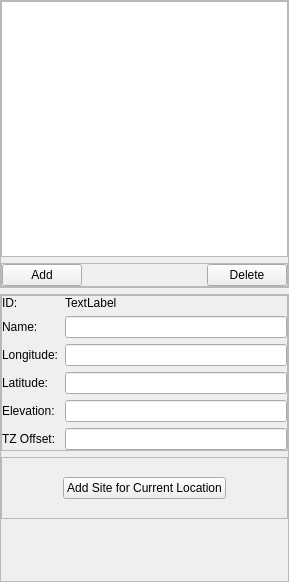
<?xml version="1.0" encoding="UTF-8"?>
<ui version="4.0">
 <class>SitesWidget</class>
 <widget class="QWidget" name="SitesWidget">
  <property name="geometry">
   <rect>
    <x>0</x>
    <y>0</y>
    <width>289</width>
    <height>582</height>
   </rect>
  </property>
  <property name="windowTitle">
   <string>Form</string>
  </property>
  <layout class="QVBoxLayout" name="verticalLayout_2">
   <property name="spacing">
    <number>-1</number>
   </property>
   <property name="margin">
    <number>0</number>
   </property>
   <item>
    <widget class="QFrame" name="listFrame">
     <property name="frameShape">
      <enum>QFrame::StyledPanel</enum>
     </property>
     <property name="frameShadow">
      <enum>QFrame::Raised</enum>
     </property>
     <layout class="QVBoxLayout" name="verticalLayout_9">
      <property name="spacing">
       <number>-1</number>
      </property>
      <property name="margin">
       <number>0</number>
      </property>
      <item>
       <widget class="QListView" name="sitesListView"/>
      </item>
      <item>
       <widget class="QFrame" name="frame_15">
        <property name="frameShape">
         <enum>QFrame::StyledPanel</enum>
        </property>
        <property name="frameShadow">
         <enum>QFrame::Raised</enum>
        </property>
        <layout class="QHBoxLayout" name="horizontalLayout_8">
         <property name="spacing">
          <number>0</number>
         </property>
         <property name="margin">
          <number>0</number>
         </property>
         <item>
          <widget class="QPushButton" name="addSiteButton">
           <property name="text">
            <string>Add</string>
           </property>
          </widget>
         </item>
         <item>
          <spacer name="horizontalSpacer_7">
           <property name="orientation">
            <enum>Qt::Horizontal</enum>
           </property>
           <property name="sizeHint" stdset="0">
            <size>
             <width>70</width>
             <height>20</height>
            </size>
           </property>
          </spacer>
         </item>
         <item>
          <widget class="QPushButton" name="deleteSiteButton">
           <property name="text">
            <string>Delete</string>
           </property>
          </widget>
         </item>
        </layout>
       </widget>
      </item>
     </layout>
    </widget>
   </item>
   <item>
    <widget class="QFrame" name="infoFrame">
     <property name="frameShape">
      <enum>QFrame::StyledPanel</enum>
     </property>
     <property name="frameShadow">
      <enum>QFrame::Raised</enum>
     </property>
     <layout class="QVBoxLayout" name="verticalLayout">
      <property name="spacing">
       <number>-1</number>
      </property>
      <property name="margin">
       <number>0</number>
      </property>
      <item>
       <widget class="QFrame" name="stackedWidget">
        <property name="frameShape">
         <enum>QFrame::StyledPanel</enum>
        </property>
        <property name="frameShadow">
         <enum>QFrame::Raised</enum>
        </property>
        <layout class="QFormLayout" name="formLayout">
         <property name="margin">
          <number>0</number>
         </property>
         <item row="0" column="0">
          <widget class="QLabel" name="label">
           <property name="text">
            <string>ID:</string>
           </property>
          </widget>
         </item>
         <item row="0" column="1">
          <widget class="QLabel" name="idLabel">
           <property name="text">
            <string>TextLabel</string>
           </property>
          </widget>
         </item>
         <item row="1" column="0">
          <widget class="QLabel" name="label_3">
           <property name="text">
            <string>Name:</string>
           </property>
          </widget>
         </item>
         <item row="1" column="1">
          <widget class="QLineEdit" name="nameLineEdit">
           <property name="sizePolicy">
            <sizepolicy hsizetype="Expanding" vsizetype="Fixed">
             <horstretch>0</horstretch>
             <verstretch>0</verstretch>
            </sizepolicy>
           </property>
          </widget>
         </item>
         <item row="2" column="0">
          <widget class="QLabel" name="label_4">
           <property name="text">
            <string>Longitude:</string>
           </property>
          </widget>
         </item>
         <item row="2" column="1">
          <widget class="QLineEdit" name="longitudeLineEdit"/>
         </item>
         <item row="3" column="0">
          <widget class="QLabel" name="label_5">
           <property name="text">
            <string>Latitude:</string>
           </property>
          </widget>
         </item>
         <item row="3" column="1">
          <widget class="QLineEdit" name="latitudeLineEdit"/>
         </item>
         <item row="4" column="0">
          <widget class="QLabel" name="label_6">
           <property name="text">
            <string>Elevation:</string>
           </property>
          </widget>
         </item>
         <item row="4" column="1">
          <widget class="QLineEdit" name="elevationLineEdit"/>
         </item>
         <item row="5" column="0">
          <widget class="QLabel" name="label_7">
           <property name="text">
            <string>TZ Offset:</string>
           </property>
          </widget>
         </item>
         <item row="5" column="1">
          <widget class="QLineEdit" name="tzOffsetLineEdit"/>
         </item>
        </layout>
       </widget>
      </item>
      <item>
       <widget class="QFrame" name="frame">
        <property name="sizePolicy">
         <sizepolicy hsizetype="Preferred" vsizetype="Expanding">
          <horstretch>0</horstretch>
          <verstretch>0</verstretch>
         </sizepolicy>
        </property>
        <property name="frameShape">
         <enum>QFrame::StyledPanel</enum>
        </property>
        <property name="frameShadow">
         <enum>QFrame::Raised</enum>
        </property>
        <layout class="QHBoxLayout" name="horizontalLayout">
         <property name="margin">
          <number>0</number>
         </property>
         <item>
          <spacer name="horizontalSpacer">
           <property name="orientation">
            <enum>Qt::Horizontal</enum>
           </property>
           <property name="sizeHint" stdset="0">
            <size>
             <width>16</width>
             <height>20</height>
            </size>
           </property>
          </spacer>
         </item>
         <item>
          <widget class="QPushButton" name="addCurrentLocationPushButton">
           <property name="text">
            <string>Add Site for Current Location</string>
           </property>
          </widget>
         </item>
         <item>
          <spacer name="horizontalSpacer_2">
           <property name="orientation">
            <enum>Qt::Horizontal</enum>
           </property>
           <property name="sizeHint" stdset="0">
            <size>
             <width>16</width>
             <height>20</height>
            </size>
           </property>
          </spacer>
         </item>
        </layout>
       </widget>
      </item>
      <item>
       <spacer name="verticalSpacer">
        <property name="orientation">
         <enum>Qt::Vertical</enum>
        </property>
        <property name="sizeHint" stdset="0">
         <size>
          <width>20</width>
          <height>43</height>
         </size>
        </property>
       </spacer>
      </item>
     </layout>
    </widget>
   </item>
  </layout>
 </widget>
 <resources/>
 <connections/>
</ui>
